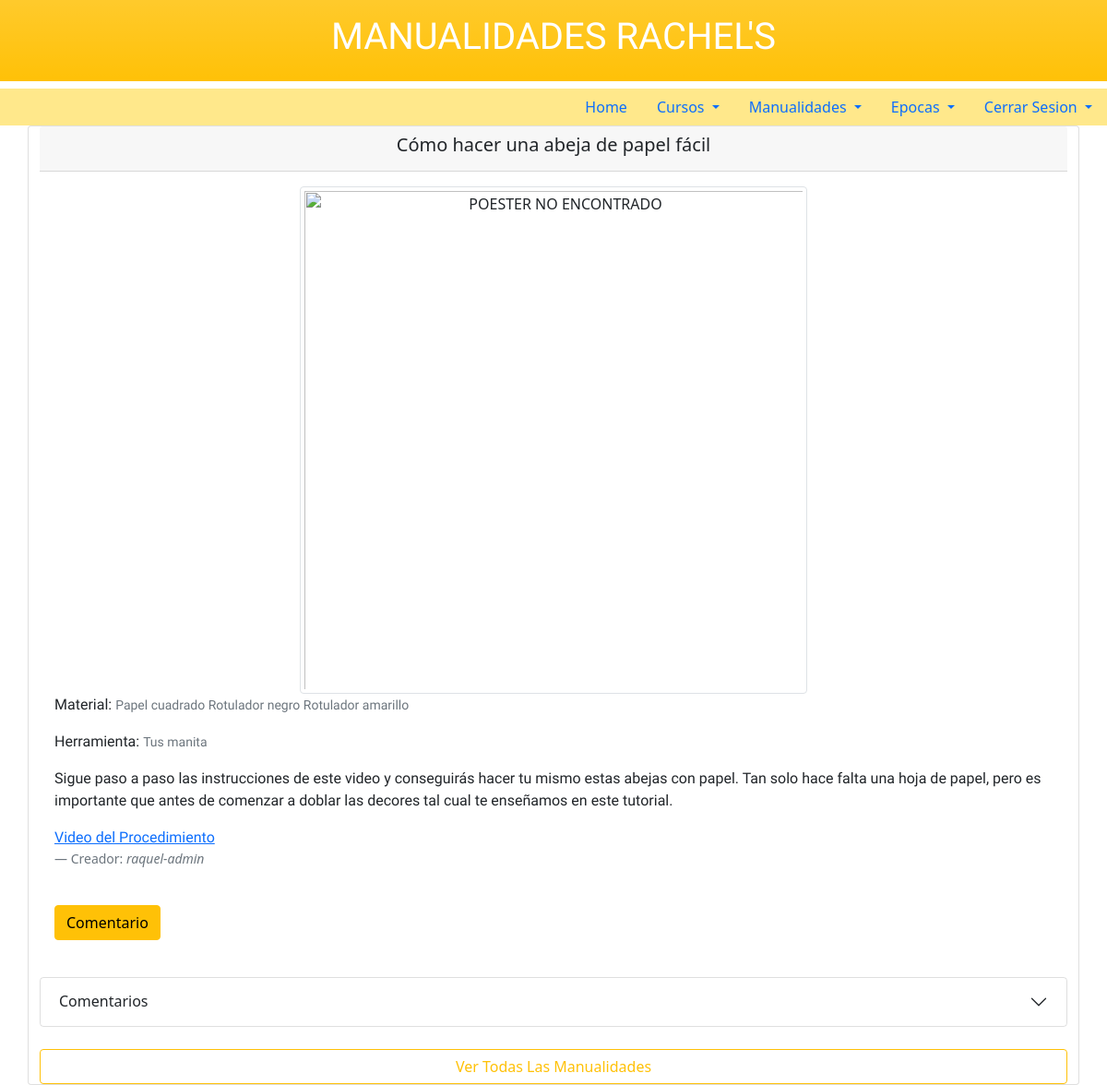
Screenshot of /manualidades/2 (signed in) with the database file from the repository.
### raquel/models.py (models this page shows, shortened)
class Manualidades(models.Model):
    nombre = models.CharField(max_length=50)
    material = models.CharField(max_length=80)
    herramientas = models.ForeignKey(
        Herramientas, on_delete=models.CASCADE, related_name='herramientas',)  # -> modelo herramientas
    procedimiento = models.TextField(max_length=600)
    creador = models.ForeignKey(
        get_user_model(), on_delete=models.CASCADE, related_name='creador',)
    video = models.URLField(null=True, blank=True,
                            verbose_name="Dirección Web")
    poster = models.ImageField(upload_to="poster/", blank=True)
    precio = models.PositiveIntegerField(null=True, blank=True)
    class Meta:
        permissions = [
            ('admin_genericoManualidades', 'Puede editar y crear Manualidades'),
            ('suscriptorManualidades', 'Pago de suscripcion, ver video Manualidades')
        ]

class Herramientas(models.Model):
    nom_herramienta = models.CharField(max_length=10)
    desc_herramienta = models.TextField(max_length=100)
    cantidad = models.PositiveIntegerField(null=True, blank=True)
    def __str__(self) -> str:
        return self.nom_herramienta

### users/models.py (models this page shows)
class CustomUser(AbstractUser):
    Nombre = models.CharField(max_length=20)
    Apellido = models.CharField(max_length=20)
    Edad = models.PositiveIntegerField(null=True, blank=True)
    Pais = models.CharField(max_length=15)

### raquel/views.py (the view)
# urls.py: path('manualidades/<int:pk>', manualidadesPageDetail.as_view(),
class manualidadesPageDetail(LoginRequiredMixin, DetailView):
    template_name = 'manualidades_detalle.html'
    model = Manualidades
    context_object_name = 'Todos_Manualidades'
    login_url = 'login'

### raquel/models.py (called while the page is built)
    def __str__(self) -> str:
        return self.ComentarioM

### raquel/templates/manualidades_detalle.html (shortened to what this page needs)
{% extends 'base.html' %}{% load crispy_forms_tags%}{% block content %}
<div class="card container">
  <div class="card-header">
    <h5 class="card-title"> <center> {{Todos_Manualidades.nombre}}</center></h5>
  </div>
  <div class="card-body">
    {% if Todos_Manualidades.poster %}
    <center> <img src="{{Todos_Manualidades.poster.url}}" class="img-thumbnail rounded-start" alt="MANUALIDADES" width="250"></center>
    {% else %}
   <center> <img src="https://e7.pngegg.com/pngimages/829/733/png-clipart-logo-brand-product-trademark-font-not-found-logo-brand.png" class="img-thumbnail rounded-start" alt="POESTER NO ENCONTRADO" width="550"></center>
    {% endif %}
    <p class="card-text">Material: <small class="text-muted">{{Todos_Manualidades.material}}</small></p>
    <p class="card-text">Herramienta: <small class="text-muted">{{Todos_Manualidades.herramientas}}</small></p>
    <p class="card-text">{{Todos_Manualidades.procedimiento}}</p>
    <p><a href="{{Todos_Manualidades.video}}">Video del Procedimiento</a></p>
    <footer class="blockquote-footer">Creador: <cite title="Source Title">{{Todos_Manualidades.creador}}</cite> </footer>
    <br>
    <div class="d-grid gap-2 d-md-block">
        <a href="{% url 'comentariosM' Todos_Manualidades.pk  %}" class="btn btn-warning    btn-xs"> Comentario </a>
    </div>
     </div>
    <br>
    <div class="accordion" id="accordionExample">
      <div class="accordion-item">
        <h2 class="accordion-header" id="flush-headingOne">
          <button class="accordion-button collapsed" type="button" data-bs-toggle="collapse" data-bs-target="#flush-collapseOne" aria-expanded="false" aria-controls="flush-collapseOne">
            Comentarios
          </button>
        </h2>
      </div>
    </div>
    <br>
    <a class="btn btn-outline-warning btn-xs justify-content-md-end" href="{% url 'manualidades' %}"> Ver Todas Las Manualidades </a>
</div>
{% endblock content %}

### static/css/estilos.css (style rules this page uses)
p { font-family: 'Rubik 80s Fade', cursive; font-family: 'Rubik Gemstones', cursive; font-family: 'Yanone Kaffeesatz', sans-serif; }

### rows the page displays
Manualidades: nombre "Cómo hacer una abeja de papel fácil", material "Papel cuadrado Rotulador negro Rotulador amarillo", herramientas "Tus manita", procedimiento "Sigue paso a paso las instrucciones de este video y conseguirás hacer tu mismo estas abejas con papel. Tan solo hace falta una hoja de papel, pero es importante que antes de comenzar a doblar las decores tal cual te enseñamos en este tutorial.", creador "raquel-admin"
